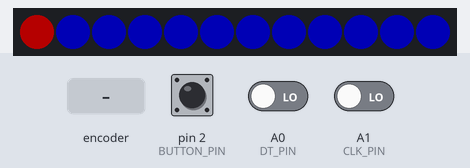
Bench run of a sketch on a simulated Arduino Uno, built with avr-gcc and run on an emulated ATmega328P. Parts: 12 RGB LEDs in strip order, left to right. The inputs (shaded band) are chosen by the test bench; at power-on: pin 2 (BUTTON_PIN) HIGH, A0 (DT_PIN) LOW, A1 (CLK_PIN) LOW. Dim RGB values are drawn brighter than linear.

Above: at 7.2 s.
7.3 s: pin 2 (BUTTON_PIN) pulled LOW for 0.15 s
At 8.5 s:
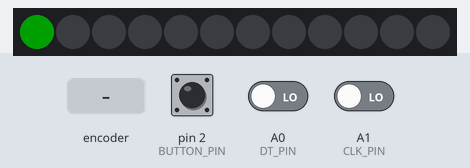
8.9 s: pin 2 (BUTTON_PIN) pulled LOW for 1 s
At 9.8 s:
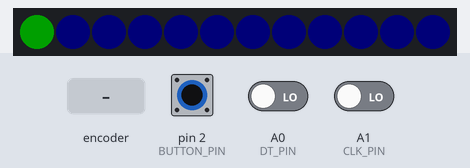
11.4 s: rotary encoder on A1 (CLK_PIN) / A0 (DT_PIN) turned 3 steps (first pin leading)
13.5 s: rotary encoder on A1 (CLK_PIN) / A0 (DT_PIN) turned 1 step (first pin leading)
Timing chart, 0 to 16.2 s (numbered marks = the images above; inputs shaded):
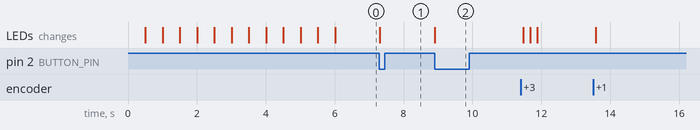

Measured:
- after the input at 7.3 s, the LEDs: change at once (image 1)
- after the input at 8.9 s, the LEDs: change at once (image 2)

The sketch:

rotary-control2.ino
```cpp
#include <FastLED.h>

#define NEO_PIN     10
#define NUM_LEDS    12
#define BRIGHTNESS  64
#define LED_TYPE    WS2812
#define COLOR_ORDER GRB

#define DT_PIN A0
#define CLK_PIN A1

#define BUTTON_PIN 2
#define BUTTON_DEBOUNCE_MS 5
#define NUM_PATTERNS 3

CRGB leds[NUM_LEDS];

static uint8_t prevNextCode = 0;
static uint16_t store=0;
static uint8_t pattern = 0;

void setup() {
  pinMode(DT_PIN, INPUT);
  pinMode(CLK_PIN, INPUT);
  pinMode(BUTTON_PIN, INPUT);
  pinMode(NEO_PIN, OUTPUT);

  // Set the pullup resistor on the button pin
  digitalWrite(BUTTON_PIN, HIGH);

  FastLED.addLeds<LED_TYPE, NEO_PIN, COLOR_ORDER>(leds, NUM_LEDS).setCorrection( TypicalLEDStrip );
  FastLED.setBrightness(BRIGHTNESS);

  clearLEDs();
  colorRing();
  updateLEDs(0);
}

void colorRing() {
  uint8_t hue = 0;
  uint8_t sat = 255;
  uint8_t val = 255;

  for (int i=0; i < NUM_LEDS; i++) {
    leds[i] = CHSV(hue, sat, val);
    hue += (int) 255.0/NUM_LEDS;

    FastLED.show();
    delay(500);
  }
}

int8_t read_rotary() {
  static int8_t rot_enc_table[] = {0,1,1,0,1,0,0,1,1,0,0,1,0,1,1,0};

  prevNextCode <<= 2;
  if (digitalRead(DT_PIN)) prevNextCode |= 0x02;
  if (digitalRead(CLK_PIN)) prevNextCode |= 0x01;
  prevNextCode &= 0x0f;

   // If valid then store as 16 bit data.
   if  (rot_enc_table[prevNextCode] ) {
      store <<= 4;
      store |= prevNextCode;
      if ((store&0xff)==0x2b) return -1;
      if ((store&0xff)==0x17) return 1;
   }
   return 0;
}

void clearLEDs() {
  for (int i=0; i < NUM_LEDS; i++) {
    leds[i] = CRGB::Black;
  }
  FastLED.show();
}

void updateLEDs(uint8_t value) {
  if (pattern == 0) {
    redDotUpdate(value);
  } else if (pattern == 1) {
    greenDotUpdate(value);
  } else {
    doubleIndicator(value);
  }
  FastLED.show();
  /*
  if (pattern == 0) {
    redDotUpdate(value);
  } else if (pattern == 1) {
    fadeInUpdate(value);
  } else if (pattern == 2) {
    stackingUpdate(value);
  } else if (pattern == 3) {
    stackingFadeInUpdate(value);
  }
  */
}

void redDotUpdate(uint8_t value) {
  for (int i=0; i < NUM_LEDS; i++) {
    if (i == value%NUM_LEDS) {
      leds[i] = CRGB::Red;
    } else {
      leds[i] = CRGB::Blue;
    }
  }
}

void greenDotUpdate(uint8_t value) {
  for (int i=0; i < NUM_LEDS; i++) {
    if (i == value%NUM_LEDS) {
      leds[i] = CRGB::Green;
    } else {
      leds[i] = CRGB::Black;
    }
  }
}

void doubleIndicator(uint8_t value) {
  uint8_t hue = 170;
  uint8_t sat = 255;
  uint8_t val_bkg = 50;
  uint8_t val_ind = 150;

  for (int i=0; i < NUM_LEDS; i++) {
    if (i == value%NUM_LEDS) {
      leds[i] = CHSV(hue, sat, val_ind);
    } else {
      leds[i] = CHSV(hue, sat, val_bkg);
    }
  }
  for (int i=0; i < NUM_LEDS; i++) {
    if (i == (value/(NUM_LEDS+1))%NUM_LEDS) {
      leds[i] = CRGB::Green;
    }
  }
}

void fadeInUpdate(uint8_t value) {
  uint8_t hue = 66;
  uint8_t sat = 255;

  for (int i=0; i < NUM_LEDS; i++) {
    if (i <= value%NUM_LEDS) {
      leds[i] = CHSV(hue, sat, (int) 255.0*(i/NUM_LEDS)); //CRGB::Red;
    } else {
      leds[i] = CRGB::Black;
    }
  }
}

void stackingUpdate(uint8_t value) {
  uint8_t hue = 66;
  uint8_t sat = 255;

  for (int i=0; i < NUM_LEDS; i++) {
    if (i <= value%NUM_LEDS) {
      leds[i] = CHSV(hue, sat, (int) 255.0*(i/NUM_LEDS)); //CRGB::Red;
    } else {
      leds[i] = CRGB::Black;
    }
  }
}

void stackingFadeInUpdate(uint8_t value) {

}

unsigned long last_button_change = 0;
bool button_down = false;

void loop() {
  static int8_t c, val;

  if (!button_down &&
      (digitalRead(BUTTON_PIN) == 0) &&
      ((millis() - last_button_change) > BUTTON_DEBOUNCE_MS)) {
    last_button_change = millis();
    button_down = true;

    pattern = (pattern+1)%NUM_PATTERNS;
    updateLEDs(c);
  }

  if (digitalRead(BUTTON_PIN)) {
    button_down = false;
    last_button_change = millis();
  }

  if (val=read_rotary()) {
    c +=val;

    updateLEDs(c);
  }
}
```
